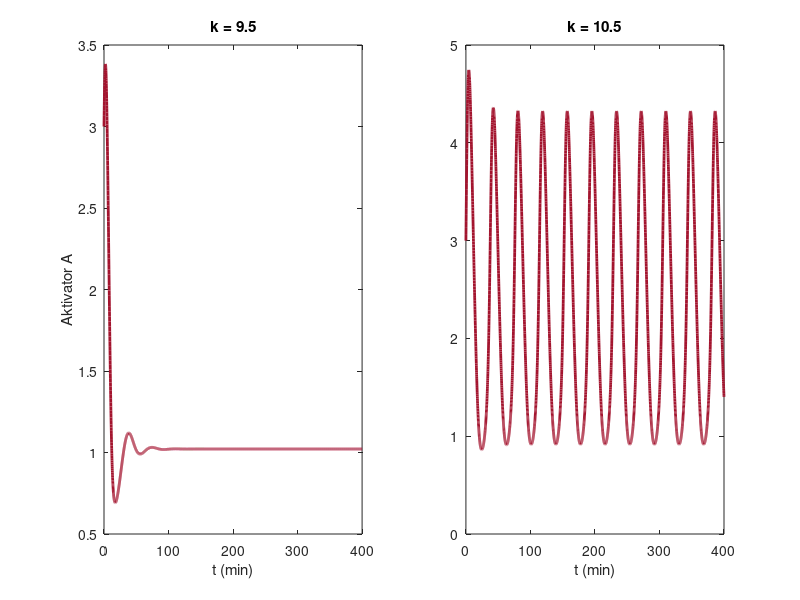

Write MATLAB code to recreate this figure.
% Abb. 4.22: Genregulation mit Aktivator und Repressor (Buch, Abschnitt 4.4, Gl. 4.18)
% dA/dt = k A^2/(A^2 + 10 (1 + 5R)) - A + 0.4,  dR/dt = 0.3 A^2/(A^2 + 10 (1 + 5R)) - 0.2 R  mit A(0) = 3, R(0) = 0.2
% links k = 9.5: gedämpfte Schwingung; rechts k = 10.5: Grenzzyklus
% (c) 2026 Philipp Kügler · Programm zum Buch „Dynamische Systeme in den Lebenswissenschaften“ · MIT-Lizenz (siehe LICENSE)
ks = [9.5 10.5];
opt = odeset('RelTol', 1e-9, 'AbsTol', 1e-11);
t = linspace(0, 400, 4001)';
for j = 1:2
    k = ks(j);
    f = @(t, z) [k * z(1)^2 / (z(1)^2 + 10 * (1 + 5 * z(2))) - z(1) + 0.4;
                 0.3 * z(1)^2 / (z(1)^2 + 10 * (1 + 5 * z(2))) - 0.2 * z(2)];
    [t, z] = ode45(f, t, [3; 0.2], opt);
    A = z(:, 1);
    subplot(1, 2, j);
    plot(t, A, 'Color', [0.64 0.08 0.18], 'LineWidth', 2); title(sprintf('k = %g', k)); xlabel('t (min)');
    if j == 1, ylabel('Aktivator A'); end
    spaet = t > 200;                                     % Maxima nach dem Einschwingen
    i = find(A(2:end-1) > A(1:end-2) & A(2:end-1) > A(3:end) & spaet(2:end-1)) + 1;
    schwankung = max(A(spaet)) - min(A(spaet));
    if schwankung > 0.01
        fprintf('k = %g: Schwankung von A für t > 200: %.3f, Periode %.1f min\n', k, schwankung, mean(diff(t(i))));
    else
        fprintf('k = %g: Schwankung von A für t > 200: %.3f (stationärer Zustand)\n', k, schwankung);
    end
end
